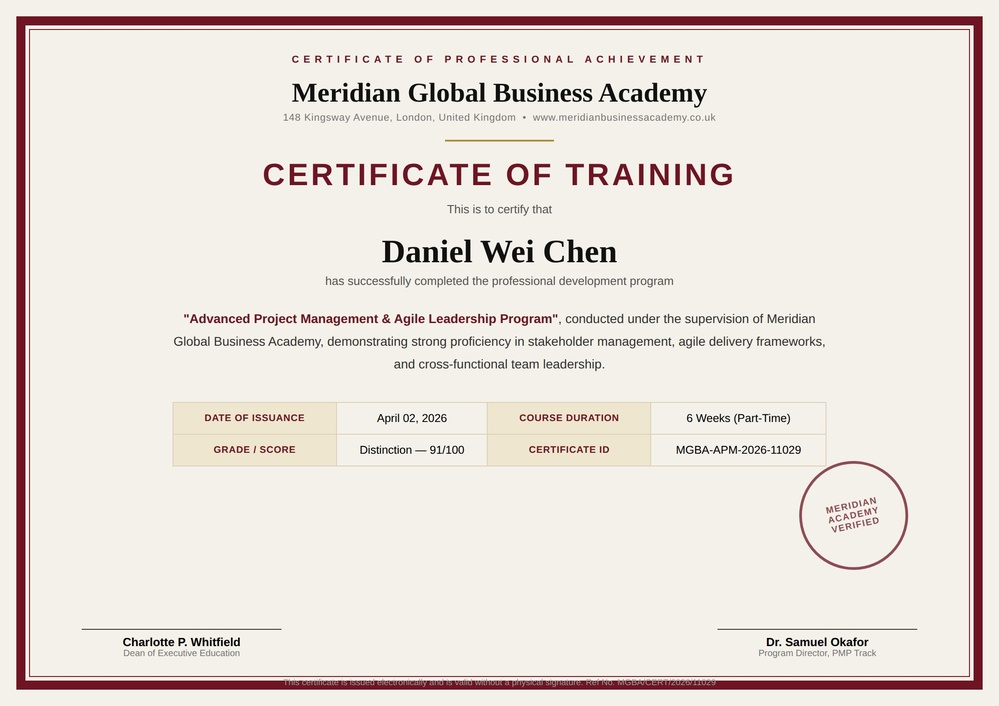
#> input picture backend/sample_certificates/certificate_professional_training.jpg, 999 x 706 px, shrunk from 2200 x 1556 before the run; its folder holds only this picture in this run
$ python -i preprocessor.py   (imports and definitions only)
#> lines starting #> are read from the running program, lines starting #| are printed output that depends on the picture; after the words box and inside, x2 and y2 are one past the last pixel; in counts of white or black regions, pixels touching at a corner belong together
#> further down, picture is the input picture: shape (706, 999, 3); mean B, G, R 218.4, 224.6, 232.4
"""
Image preprocessing pipeline — improves OCR accuracy before Tesseract runs.
Steps: grayscale -> adaptive threshold -> denoise -> deskew.
"""
import cv2
import numpy as np


def preprocess_image(image: np.ndarray) -> np.ndarray:
    """Takes a BGR image array, returns a cleaned-up grayscale array ready for OCR."""
    gray = cv2.cvtColor(image, cv2.COLOR_BGR2GRAY)
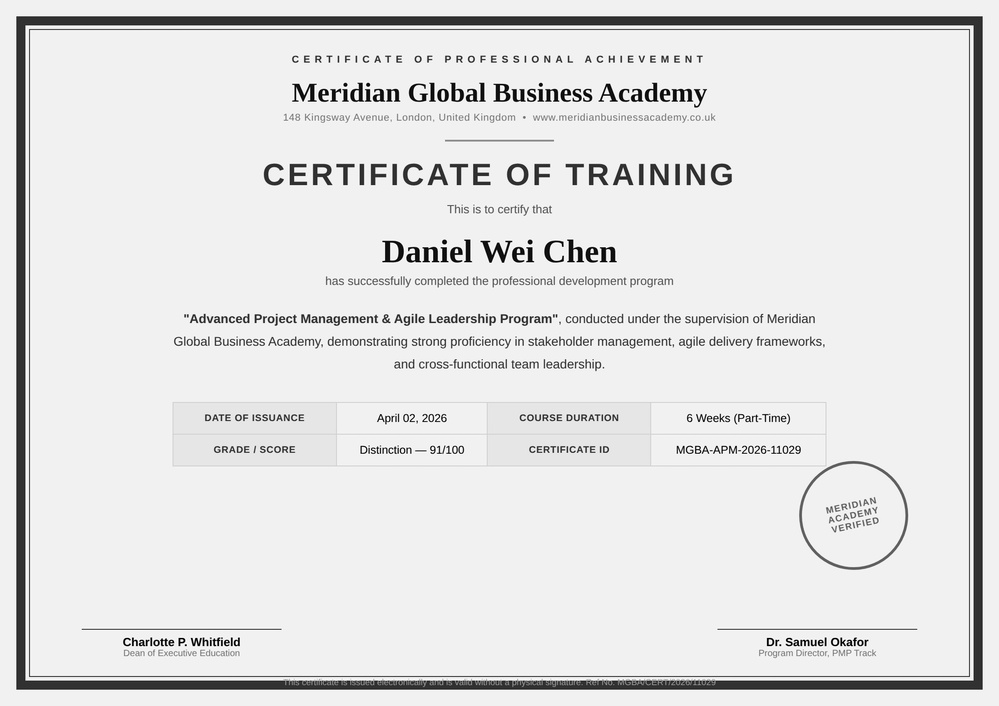
#> gray: shape (706, 999); min 0, max 255, mean 226.2

    # Adaptive threshold handles uneven lighting better than a global one
    thresh = cv2.adaptiveThreshold(
        gray, 255, cv2.ADAPTIVE_THRESH_GAUSSIAN_C, cv2.THRESH_BINARY, 31, 11
    )
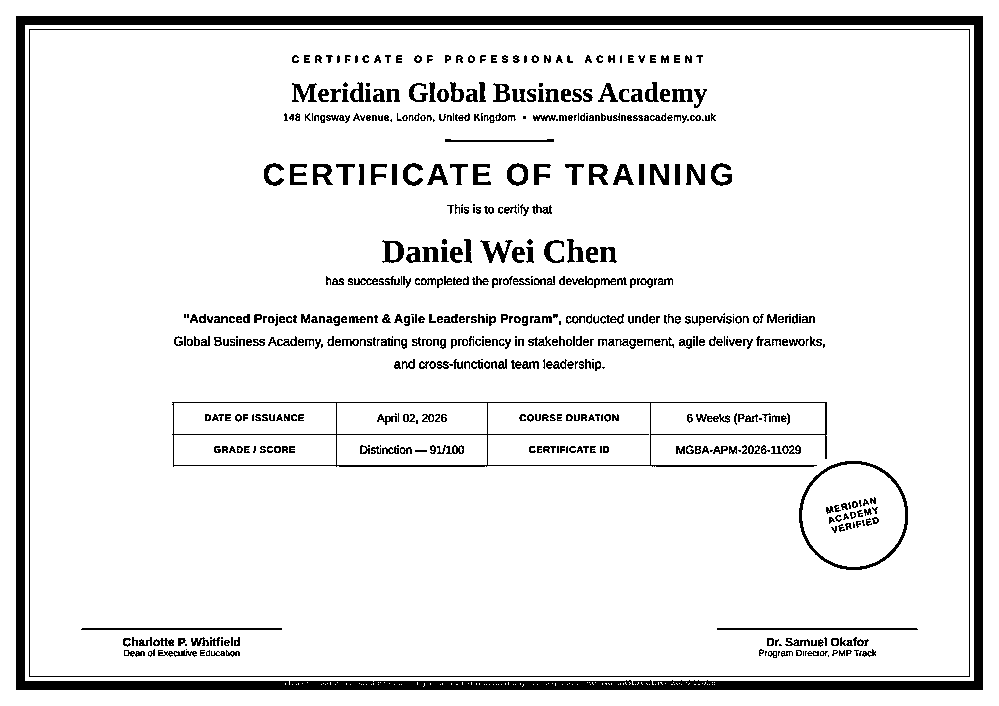
#> thresh: shape (706, 999); 91.2% white; 582 black regions (124 under 20 px), largest, box (x1, y1, x2, y2) and area: (16, 16, 983, 690) 29044, (29, 29, 970, 677) 3174, (172, 402, 827, 467) 2616

    denoised = cv2.fastNlMeansDenoising(thresh, h=15)

    # Check background color and invert if mostly black so Tesseract gets black text on white
    n_black = np.sum(denoised == 0)
#> n_black = 61903
    n_white = np.sum(denoised == 255)
#> n_white = 643276
    if n_black > n_white:
        denoised = cv2.bitwise_not(denoised)

    return _deskew(denoised)


def _deskew(image: np.ndarray) -> np.ndarray:
    # After potential inversion above, the background should be white (255) and text black (0)
    # We find coordinates of dark pixels (text)
    n_black = np.sum(image == 0)
#> n_black = 61903
    n_white = np.sum(image == 255)
#> n_white = 643276

    if n_black > n_white:
        coords = np.column_stack(np.where(image > 0))
    else:
        coords = np.column_stack(np.where(image < 255))
#> coords = 62018 pairs, first value 16 to 689, second value 16 to 982

    if coords.size == 0:
        return image

    rect = cv2.minAreaRect(coords)
#> rect = ((352.5, 499), (966, 673), -90)
    angle = rect[-1]
#> angle = -90

    # Normalize angle
    if angle < -45:
        angle = 90 + angle
#> angle = 0
    elif angle > 45:
        angle = angle - 90

    # Ignore extremely small rotations to prevent bilinear interpolation artifacts
    if abs(angle) < 0.5 or abs(angle) > 89.5:
        return image

    (h, w) = image.shape[:2]
    center = (w // 2, h // 2)
    matrix = cv2.getRotationMatrix2D(center, angle, 1.0)
    return cv2.warpAffine(
        image, matrix, (w, h), flags=cv2.INTER_CUBIC, borderMode=cv2.BORDER_REPLICATE
    )

>>> import cv2
>>> picture = cv2.imread('../../sample_certificates/certificate_professional_training.jpg')
>>> result = preprocess_image(picture)

$ run again, on backend/sample_certificates/certificate_academic_excellence.png
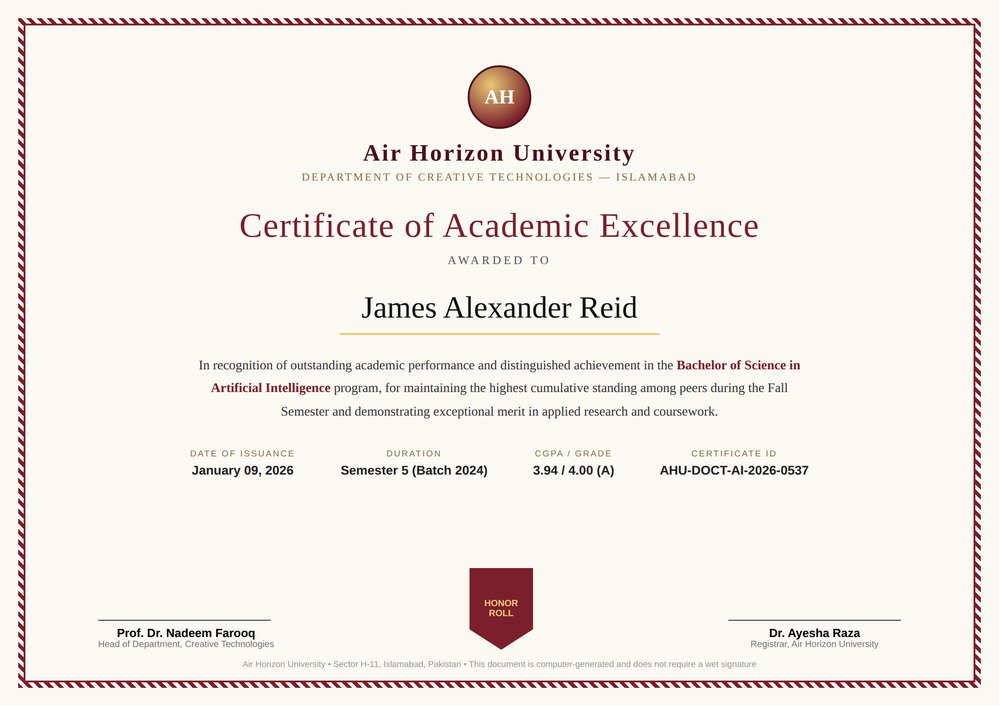
#> input picture backend/sample_certificates/certificate_academic_excellence.png, 999 x 706 px, shrunk from 2200 x 1556 before the run
#> picture is the input picture: shape (706, 999, 3); mean B, G, R 232.4, 237.9, 243.2
#> in preprocess_image, `gray = cv2.cvtColor(image, cv2.COLOR_BGR2GRAY)`:
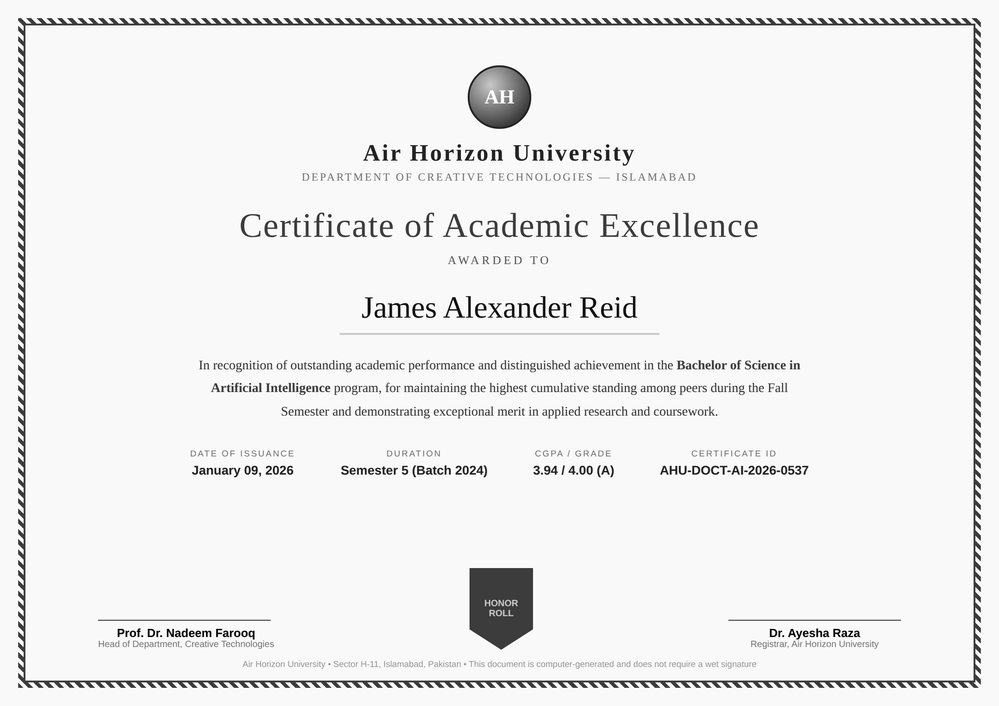
#> gray: shape (706, 999); min 0, max 255, mean 238.9
#> in preprocess_image, `thresh = cv2.adaptiveThreshold( gray, 255, cv2.ADAPTIVE_THRESH_GAUSSIA..`:
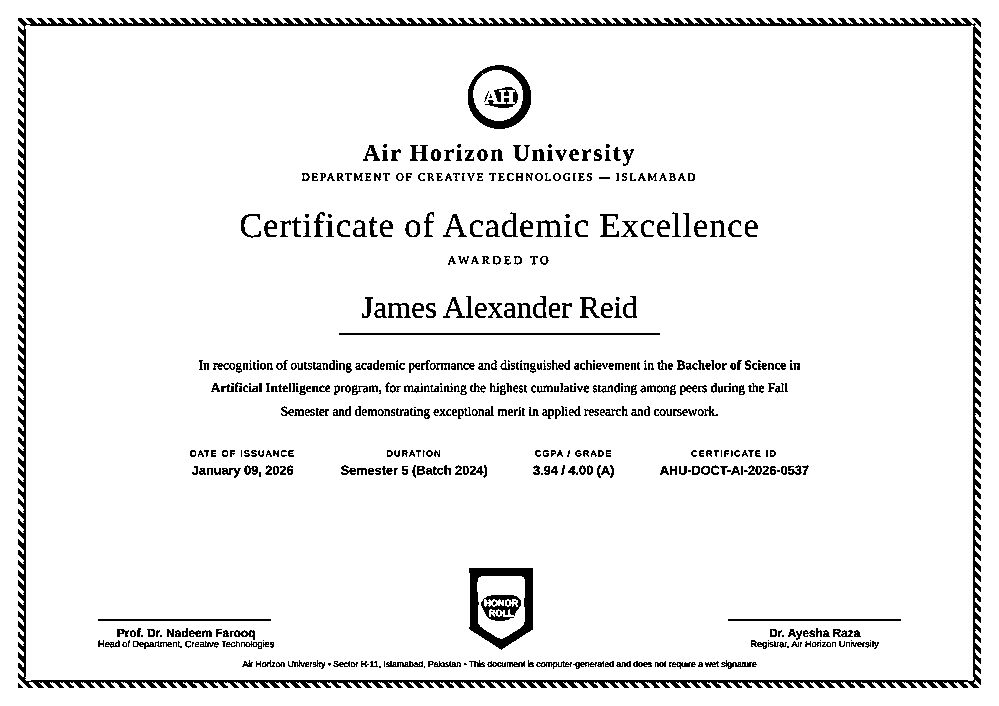
#> thresh: shape (706, 999); 93.7% white; 549 black regions (119 under 20 px), largest, box (x1, y1, x2, y2) and area: (18, 18, 981, 688) 17205, (469, 568, 533, 650) 1874, (468, 65, 531, 129) 1195
#> in preprocess_image, `n_black = np.sum(denoised == 0)`: n_black = 44133
#> in preprocess_image, `n_white = np.sum(denoised == 255)`: n_white = 660928
#> in _deskew, `n_black = np.sum(image == 0)`: n_black = 44133
#> in _deskew, `n_white = np.sum(image == 255)`: n_white = 660928
#> coords = 44366 pairs, first value 18 to 687, second value 18 to 980
#> rect = ((352.5, 499), (962, 669), -90)
#> in _deskew, `angle = rect[-1]`: angle = -90
#> in _deskew, `angle = 90 + angle`: angle = 0

$ run again, on backend/sample_certificates/certificate_online_course_completion.png
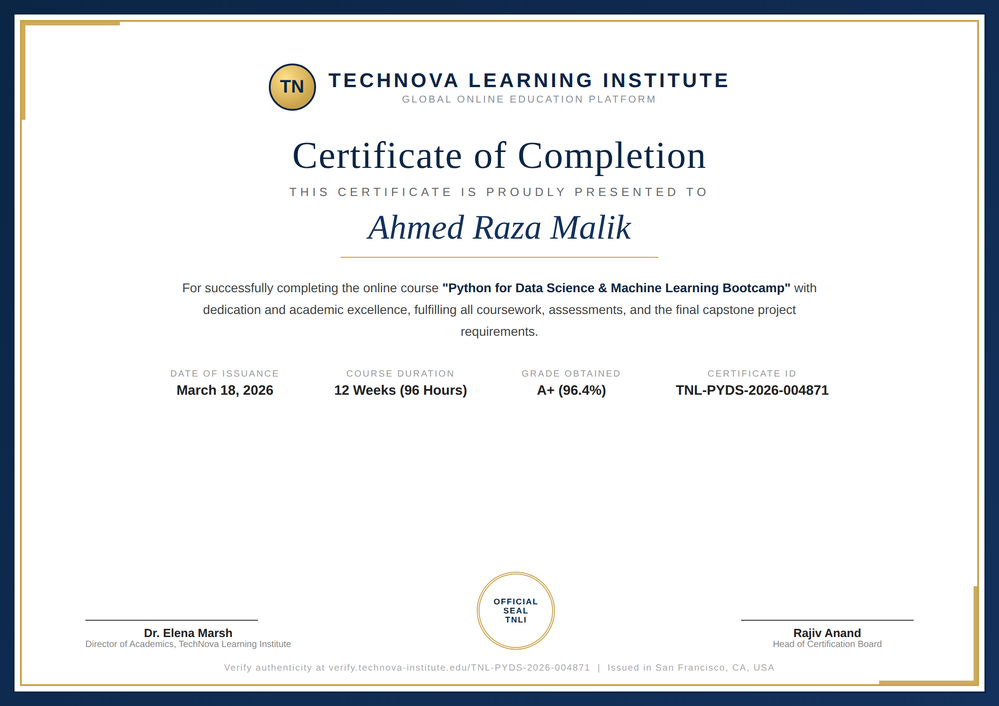
#> input picture backend/sample_certificates/certificate_online_course_completion.png, 999 x 706 px, shrunk from 2200 x 1556 before the run
#> picture is the input picture: shape (706, 999, 3); mean B, G, R 236.1, 234.3, 232.7
#> in preprocess_image, `gray = cv2.cvtColor(image, cv2.COLOR_BGR2GRAY)`:
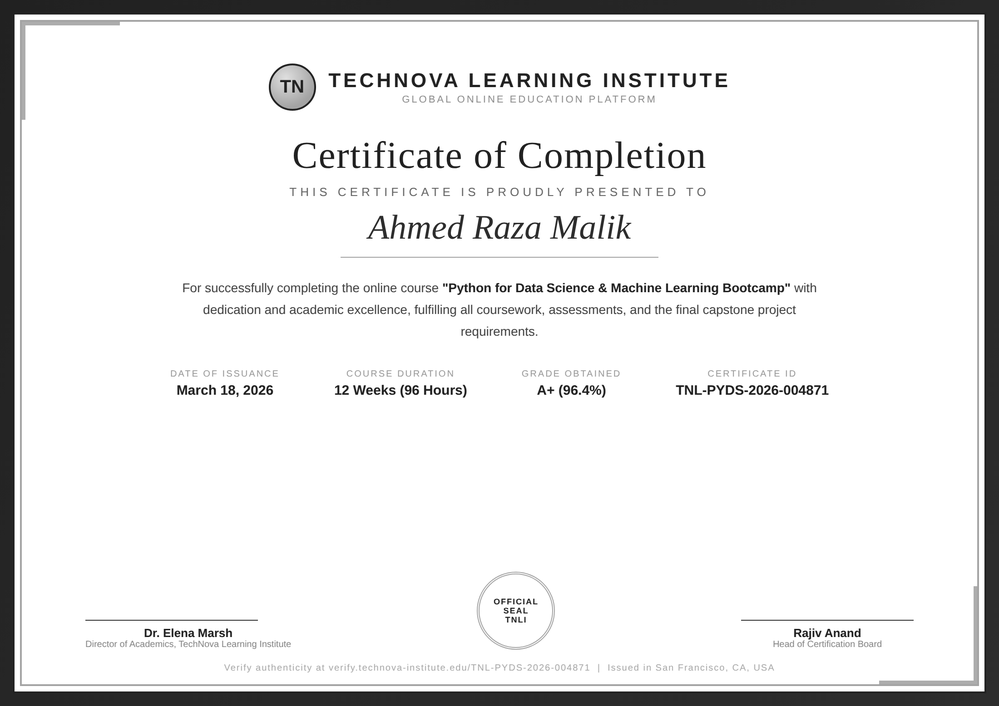
#> gray: shape (706, 999); min 0, max 255, mean 234.1
#> in preprocess_image, `thresh = cv2.adaptiveThreshold( gray, 255, cv2.ADAPTIVE_THRESH_GAUSSIA..`:
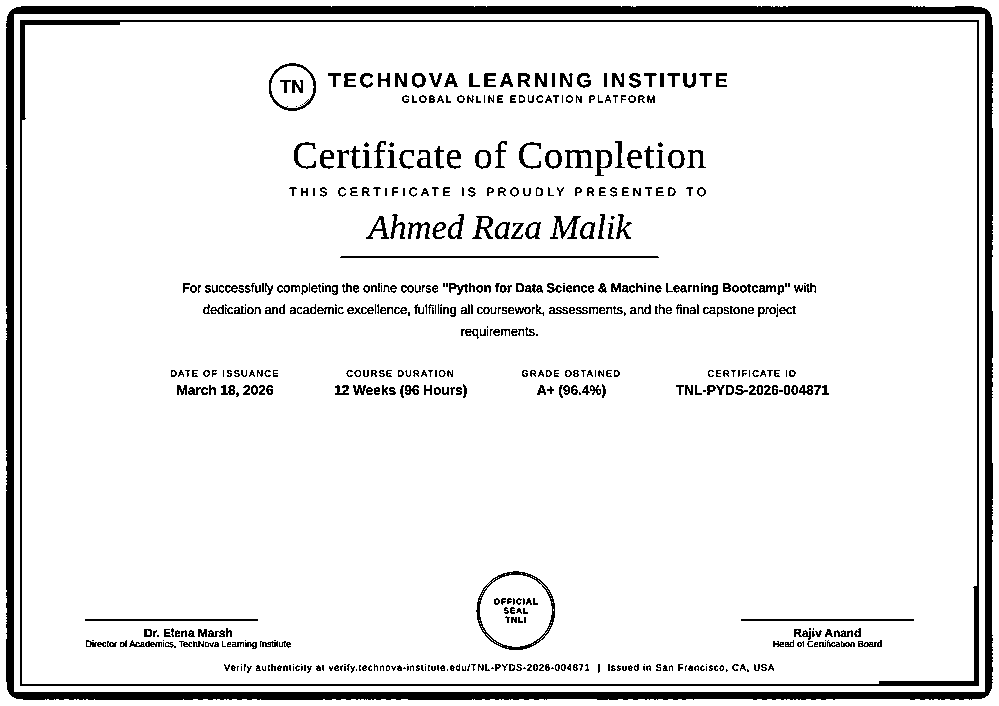
#> thresh: shape (706, 999); 91.9% white; 579 black regions (179 under 20 px), largest, box (x1, y1, x2, y2) and area: (6, 6, 993, 700) 25470, (20, 20, 979, 686) 7644, (476, 571, 555, 650) 707
#> in preprocess_image, `n_black = np.sum(denoised == 0)`: n_black = 56834
#> in preprocess_image, `n_white = np.sum(denoised == 255)`: n_white = 648151
#> in _deskew, `n_black = np.sum(image == 0)`: n_black = 56834
#> in _deskew, `n_white = np.sum(image == 255)`: n_white = 648151
#> coords = 57143 pairs, first value 6 to 699, second value 6 to 992
#> rect = ((352.5, 499), (986, 693), -90)
#> in _deskew, `angle = rect[-1]`: angle = -90
#> in _deskew, `angle = 90 + angle`: angle = 0

$ run again, on backend/sample_certificates/sample_cert.png
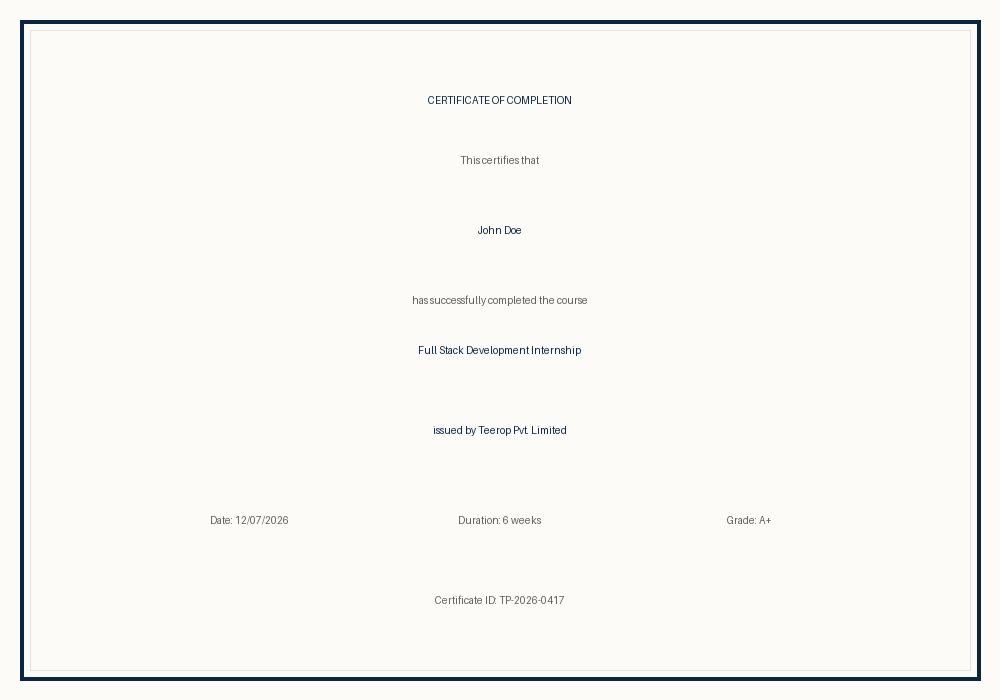
#> input picture backend/sample_certificates/sample_cert.png, 1000 x 700 px
#> picture is the input picture: shape (700, 1000, 3); mean B, G, R 243, 246.3, 246.8
#> in preprocess_image, `thresh = cv2.adaptiveThreshold( gray, 255, cv2.ADAPTIVE_THRESH_GAUSSIA..`:
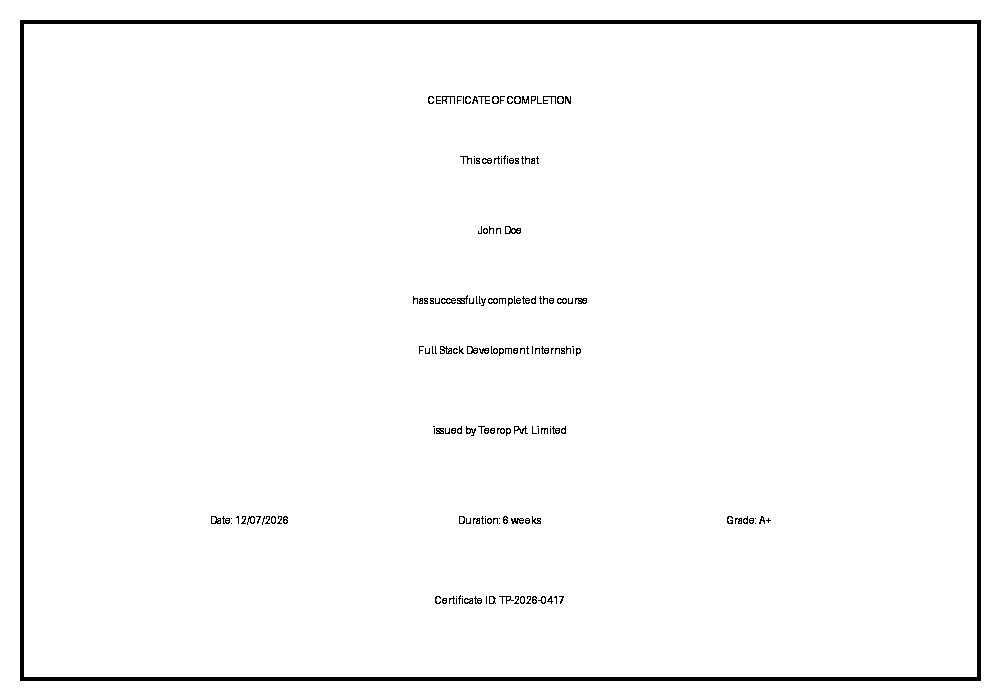
#> thresh: shape (700, 1000); 97.7% white; 166 black regions (89 under 20 px), largest, box (x1, y1, x2, y2) and area: (20, 20, 981, 681) 12912, (505, 226, 521, 234) 64, (440, 346, 452, 354) 52
#> in preprocess_image, `n_black = np.sum(denoised == 0)`: n_black = 16163
#> in preprocess_image, `n_white = np.sum(denoised == 255)`: n_white = 683812
#> in _deskew, `n_black = np.sum(image == 0)`: n_black = 16163
#> in _deskew, `n_white = np.sum(image == 255)`: n_white = 683812
#> coords = 16188 pairs, first value 20 to 680, second value 20 to 980
#> rect = ((350, 500), (960, 660), -90)
#> in _deskew, `angle = rect[-1]`: angle = -90
#> in _deskew, `angle = 90 + angle`: angle = 0
